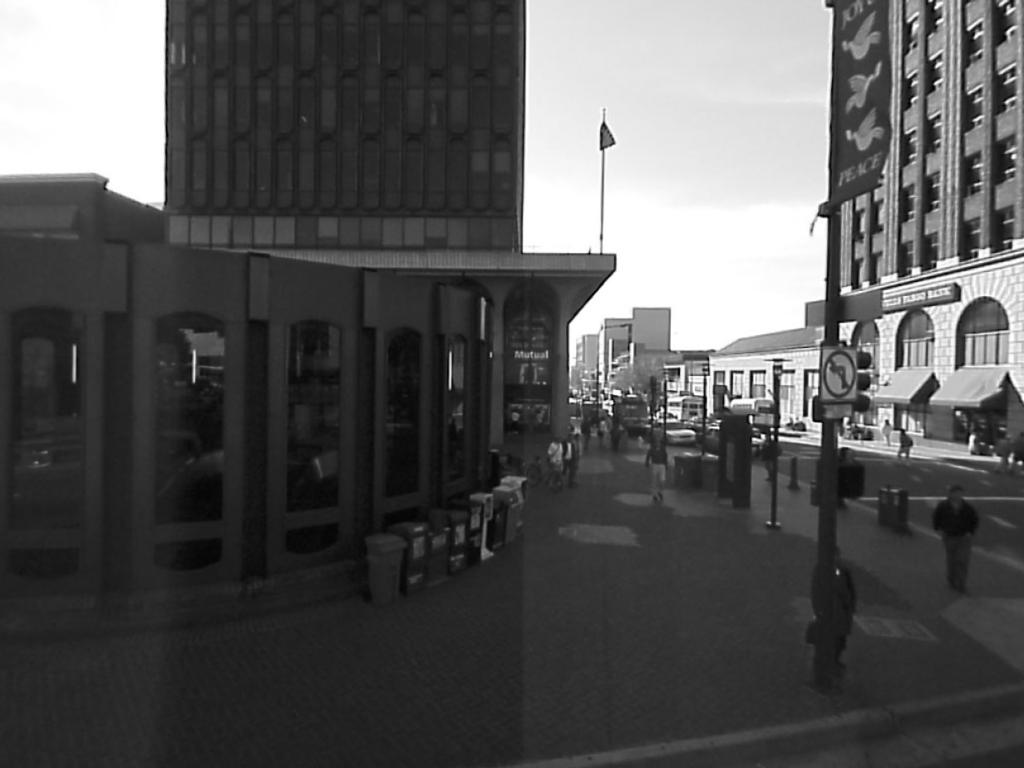
#> input picture resim.jpg, 1024 x 768 px
$ python histogram.py
#> lines starting #> are read from the running program, lines starting #| are printed output that depends on the picture
import cv2
import numpy as np
from matplotlib import pyplot as plt

img = cv2.imread("resim.jpg", cv2.IMREAD_GRAYSCALE)
#> img is the input picture: shape (768, 1024); min 0, max 255, mean 86.5
img = cv2.resize(img, (1024, 768))
# Histogram
histogramx, bin = np.histogram(img.flatten(), 256, [0, 256])
#> histogramx = 256 values, max 48305 at index 255, min 5 at index 1, mean 3072; bin = 257 values from 0 to 256
cdf = histogramx.cumsum()
#> cdf = 256 values from 30 to 786432
cdf_normal = cdf * histogramx.max() / cdf.max()
#> cdf_normal = 256 values from 1.84 to 48305
plt.plot(cdf_normal, color="b")
plt.hist(img.flatten(), 256, [0, 256], color="r")
plt.xlim([0, 256])
plt.legend(("cdf", "histogram"), loc="upper left")
# histogram eşitleme uygula
esit = cv2.equalizeHist(img)
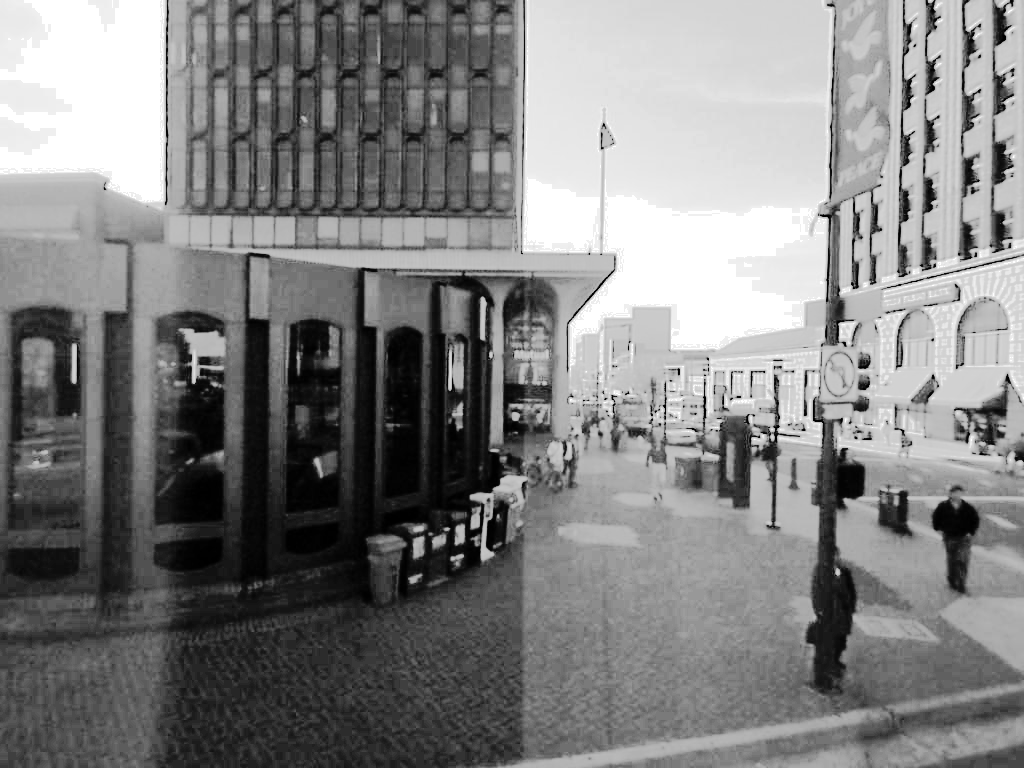
#> esit: shape (768, 1024); min 0, max 255, mean 129.5
cv2.imshow("histogram resmi", esit)
cv2.waitKey(0)
cv2.destroyAllWindows()
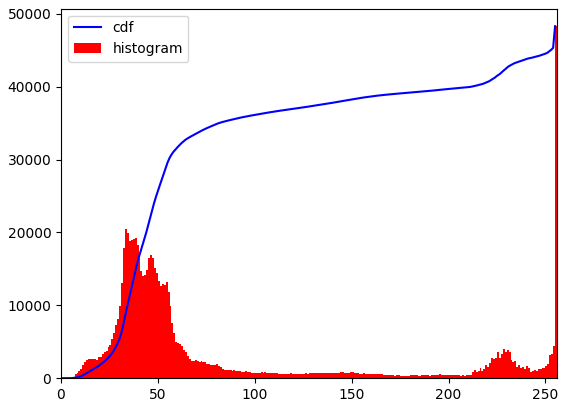
#> figure drawn by matplotlib, 1 panel; tallest bar 48305 high, from x = 255 to 256; curve peaks at x = 255, y = 48305
